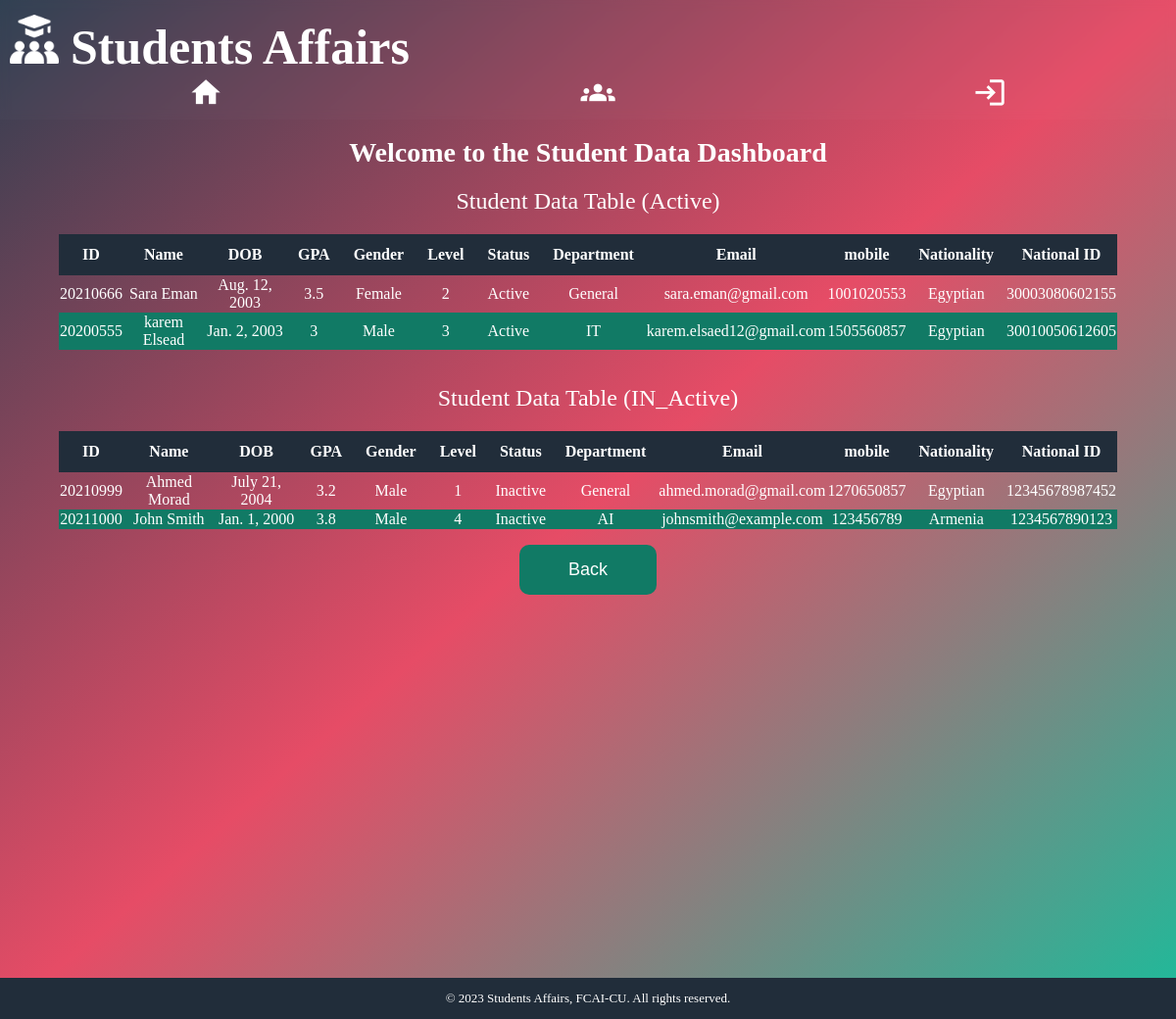
/in_acitve_student, run on the app's committed database.
### student/models.py (models this page shows)
class Data_Student(models.Model):
    StuID = models.IntegerField()
    StuName = models.CharField(max_length=255)
    DOB = models.DateField()
    GPA = models.CharField(max_length=255)
    Gender = models.CharField(max_length=255)
    level = models.IntegerField()
    Status = models.CharField(max_length=255)
    Department = models.CharField(max_length=255)
    Email = models.CharField(max_length=255)
    Mobile = models.IntegerField()
    Nationality = models.CharField(max_length=255)
    NationalityID = models.IntegerField(null = True)

### student/views.py (the view)
# urls.py: path('in_acitve_student', views.In_AcitveStudent, name ='In_AcitveStudent'),
def In_AcitveStudent(request):
    stds_data = Data_Student.objects.all()
    context = {
        'stds_data': stds_data,
    }
    return render(request, 'In_AcitveStudent.html', context)

### student/templates/In_AcitveStudent.html (shortened to what this page needs)
{% extends 'base.html'%}
{% load static %}
{% block content %}
<h2>Welcome to the Student Data Dashboard</h2>
<main>
	<section>
		<table>
			<caption>Student Data Table (Active)</caption>
			<thead>
				<tr>
					<th>ID</th>
					<th>Name</th>
					<th>DOB</th>
					<th>GPA</th>
					<th>Gender</th>
					<th>Level</th>
					<th>Status</th>
					<th>Department</th>
					<th>Email</th>
					<th>mobile</th>
					<th>Nationality</th>
					<th>National ID</th>
				</tr>
			</thead>
			<tbody class="active-stds">
				{% for record in stds_data %}
				{% if record.Status == "Active" %}
				<tr>
					<td>
						{{ record.StuID }}
					</td>
					<td>
						{{ record.StuName }}
					</td>
					<td>
						{{ record.DOB }}
					</td>
					<td>
						{{ record.GPA }}
					</td>
					<td>
						{{ record.Gender }}
					</td>
					<td>
						{{ record.level }}
					</td>
					<td>
						{{ record.Status }}
					</td>
					<td>
						{{ record.Department }}
					</td>
					<td>
						{{ record.Email }}
					</td>
					<td>
						{{ record.Mobile }}
					</td>
					<td>
						{{ record.Nationality }}
					</td>
					<td>
						{{ record.NationalityID }}
					</td>
				</tr>
				{% endif %}
				{% endfor %}
			</tbody>
		</table>
	</section>
	<section>
		<table>
			<caption>Student Data Table (IN_Active)</caption>
			<thead>
				<tr>
					<th>ID</th>
					<th>Name</th>
					<th>DOB</th>
					<th>GPA</th>
					<th>Gender</th>
					<th>Level</th>
					<th>Status</th>
					<th>Department</th>
					<th>Email</th>
					<th>mobile</th>
					<th>Nationality</th>
					<th>National ID</th>
				</tr>
			</thead>
			<tbody class="in-active-stds">
				{% for record in stds_data %}
				{% if record.Status == "Inactive" %}
				<tr>
					<td>
						{{ record.StuID }}
					</td>
					<td>
						{{ record.StuName }}
					</td>
					<td>
						{{ record.DOB }}
					</td>
					<td>
						{{ record.GPA }}
					</td>
					<td>
						{{ record.Gender }}
					</td>
					<td>
						{{ record.level }}
					</td>
					<td>
						{{ record.Status }}
					</td>
					<td>
						{{ record.Department }}
					</td>
					<td>
						{{ record.Email }}
					</td>
					<td>
						{{ record.Mobile }}
					</td>
					<td>
						{{ record.Nationality }}
					</td>
					<td>
						{{ record.NationalityID }}
					</td>
				</tr>
				{% endif %}
				{% endfor %}
			</tbody>
		</table>
		<div class="back">
			<a href="/dash_board"><button>Back</button></a>
		</div>
	</section>
</main>
{% endblock content %}

### student/templates/base.html (shortened to what this page needs)
{% load static %}
<!DOCTYPE html>
<html lang="en">
<head>
    <link rel="stylesheet" href="{% static 'style.css' %}">
</head>
<body>
    {% include 'nav.html' %}
    {% block content %}
    {% endblock content %}
    {% include 'footer.html' %}
</body>
</html>

### student/templates/nav.html
{% load static %}
<div class="header-nav-container">
    <header>
        <img class="icon" src="{% static 'icon.png' %}" alt="">
        <h1 class="project-heading">Students Affairs</h1>
    </header>
    <nav>
        <ul id="nav">
        </ul>
    </nav>
</div>

### student/templates/footer.html
<footer>
    <p>&copy; 2023 Students Affairs, FCAI-CU. All rights reserved.</p>
</footer>

### student/static/style.css (style rules this page uses)
html { background-image: linear-gradient(to bottom right, #2d3e50, #e64c66, #1bbc9b); background-repeat: no-repeat; background-attachment: fixed; }
body { height: 100%; display: flex; flex-direction: column; min-height: 100vh; color: #ffffff; font-family: "Microsoft Sans Serif"; margin: 0; padding-top: 120px; padding-bottom: 120px; }
h2 { margin: 20px 0 0px; font-size: 28px; font-weight: bold; text-align: center; color: #ffffff; }
.icon { filter: invert(100%); width: 50px; margin-top: 5px; display: inline; }
.project-heading { margin: 8px; font-size: 50px; display: inline; padding-bottom: 5px; }
nav ul { list-style-type: none; display: flex; flex-direction: row; justify-content:space-around; overflow: hidden; width: 100%; height: 100%; font-size: 16px; font-family: sans-serif; margin: 0; padding: 0; }
a { text-decoration: none; color: #ffffff; }
.header-nav-container { background-color: #ffffff05; backdrop-filter: blur(5px); -webkit-backdrop-filter: blur(25px); position: fixed; width: 100%; top: 0; justify-content: space-between; align-items: center; padding: 10px; z-index: 9999; }
table { margin-left: auto; margin-right: auto; margin-bottom: 16px; text-align: center; width: 90%; border-collapse: collapse; }
caption { margin: 20px; font-size: x-large; }
thead { background-color: #2d3e50; color: #ffffff; }
th { background-color: #212d3a; color: #ffffff; text-align: center; padding: 12px; }
tr:nth-child(even) { background-color: #117a65; }
button { display: inline; background-color: #117a65; color: #ffffff; padding: 15px 50px; border: none; border-radius: 10px; cursor: pointer; margin: 0 auto; font-size: large; transition: background-color 0.3s ease-in-out; }
.add-status-buttons, .back { text-align: center; }
footer { position: fixed; left: 0; bottom: 0; width: 100%; color: #ffffff; text-align: center; background-color: #212d3a; }
footer p { margin-top: 3px; padding-top: 10px; font-size: small; }

### data on the page
Data_Student: StuID "20210666", StuName "Sara Eman", DOB "Aug. 12, 2003", GPA "3.5", Gender "Female", level "2", Status "Active", Department "General", Email "sara.eman@gmail.com", Mobile "1001020553", Nationality "Egyptian", NationalityID "30003080602155"
Data_Student: StuID "20200555", StuName "karem Elsead", DOB "Jan. 2, 2003", GPA "3", Gender "Male", level "3", Status "Active", Department "IT", Email "karem.elsaed12@gmail.com", Mobile "1505560857", Nationality "Egyptian", NationalityID "30010050612605"
Data_Student: StuID "20210999", StuName "Ahmed Morad", DOB "July 21, 2004", GPA "3.2", Gender "Male", level "1", Status "Inactive", Department "General", Email "ahmed.morad@gmail.com", Mobile "1270650857", Nationality "Egyptian", NationalityID "12345678987452"
Data_Student: StuID "20211000", StuName "John Smith", DOB "Jan. 1, 2000", GPA "3.8", Gender "Male", level "4", Status "Inactive", Department "AI", Email "johnsmith@example.com", Mobile "123456789", Nationality "Armenia", NationalityID "1234567890123"
